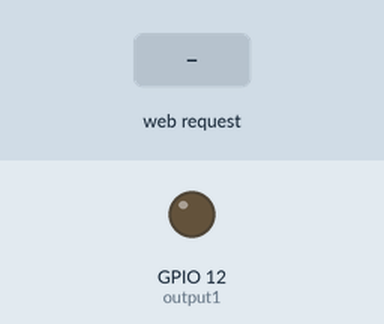
Recording of a sketch running on a simulated ESP8266 (NodeMCU). Parts: output pins drawn as LEDs (lit = HIGH). The test bench sets the inputs (shaded band). WiFi joins after 1.5 s; servers stay silent unless stated; what the sketch prints to the serial monitor is not drawn.

Above: at 2.7 s.
2.8 s: HTTP request GET /status1=1 received
At 4.0 s:
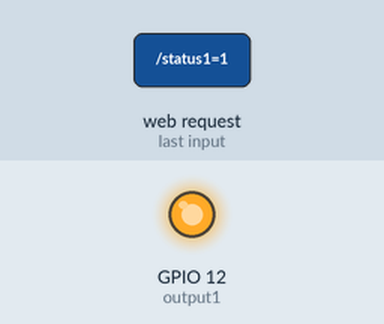
4.3 s: HTTP request GET /status1=0 received
At 5.4 s:
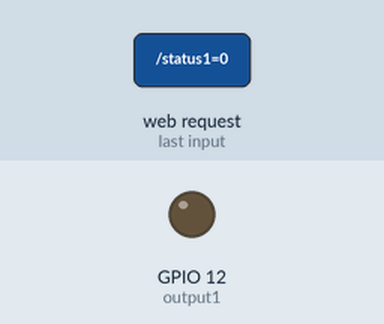
Timing chart, 0 to 7.3 s (numbered marks = the images above; inputs shaded):
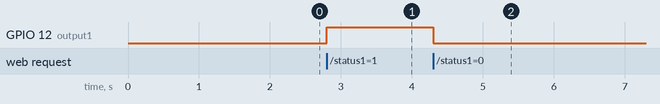

Measured:
- after the input at 2.8 s, GPIO 12 (output1): LOW → HIGH at once
- after the input at 4.3 s, GPIO 12 (output1): HIGH → LOW at once

The sketch:

sketch_jul27d.ino
```cpp
#include <ESP8266WiFi.h>
#include <WiFiClient.h>
#include <ESP8266WebServer.h>
#include <ESP8266mDNS.h>

const char* ssid = "iot2018";
const char* password = "aaaaa";

ESP8266WebServer server(80);

const int output1 = 12;


boolean device1 = true;


void handleRoot() {
  //digitalWrite(led, 1);
  //server.send(200, "text/plain", "hello from esp8266!");
  //digitalWrite(led, 0);

  String cmd;
      cmd += "<!DOCTYPE HTML>\r\n";
      cmd += "<html>\r\n";
      //cmd += "<header><title>ESP8266 Webserver</title><h1>\"ESP8266 Web Server Control\"</h1></header>";
      cmd += "<head>";
      cmd += "<meta http-equiv='refresh' content='5'/>";
      cmd += "</head>";

      if(device1){
        cmd +=("<br/>Device1  : ON");
      }
      else{
        cmd +=("<br/>Device1  : OFF");
      }


      cmd += "<html>\r\n";
      server.send(200, "text/html", cmd);
}

void handleNotFound(){
  //digitalWrite(led, 1);
  String message = "File Not Found\n\n";
  message += "URI: ";
  message += server.uri();
  message += "\nMethod: ";
  message += (server.method() == HTTP_GET)?"GET":"POST";
  message += "\nArguments: ";
  message += server.args();
  message += "\n";
  for (uint8_t i=0; i<server.args(); i++){
    message += " " + server.argName(i) + ": " + server.arg(i) + "\n";
  }
  server.send(404, "text/plain", message);
  //digitalWrite(led, 0);
}

void setup(void){
  pinMode(output1, OUTPUT);

  digitalWrite(output1, LOW);

  Serial.begin(115200);
  WiFi.begin(ssid, password);
  Serial.println("");

  // Wait for connection
  while (WiFi.status() != WL_CONNECTED) {
    delay(500);
    Serial.print(".");
  }
  Serial.println("");
  Serial.print("Connected to ");
  Serial.println(ssid);
  Serial.print("IP address: ");
  Serial.println(WiFi.localIP());


  if (MDNS.begin("esp8266")) {
    Serial.println("MDNS responder started");
  }

  server.on("/", handleRoot);

  server.on("/status1=1", [](){
    server.send(200, "text/plain", "device1 = ON");
    digitalWrite(output1, HIGH);
    device1 = true;
  });

   server.on("/status1=0", [](){
    server.send(200, "text/plain", "device1 = OFF");
    digitalWrite(output1, LOW);
    device1 = false;
  });

  server.onNotFound(handleNotFound);
  server.begin();
  Serial.println("HTTP server started");
}

void loop(void){
  server.handleClient();
}
```
